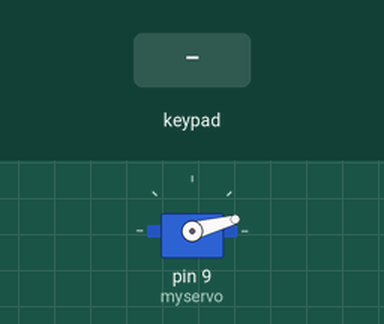
Bench run of a sketch on a simulated Arduino Mega 2560, built with avr-gcc and run on an emulated ATmega2560. On the bench: servo. The inputs (shaded band) are chosen by the test bench.

Above: at 1.2 s.
1.3 s: keypad keys 7 + 5 = pressed 0.4 s apart
At 3.2 s:
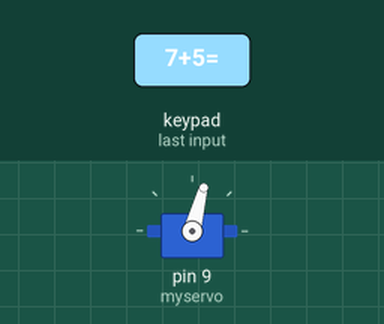
4.4 s: keypad keys 9 - 4 = pressed 0.4 s apart
At 6.7 s:
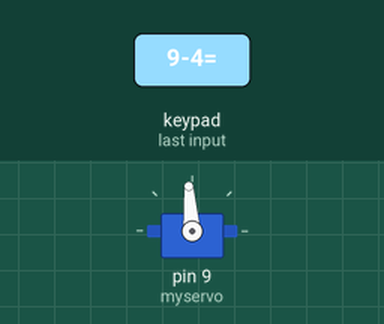
7.5 s: key '=' pressed
At 8.1 s:
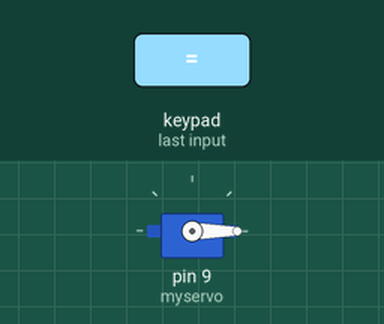
Timing chart, 0 to 10.5 s (numbered marks = the images above; inputs shaded):
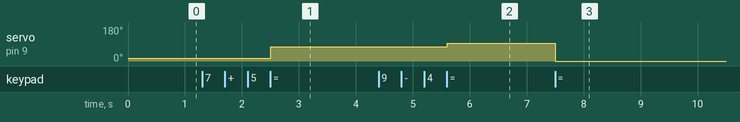

Measured:
- after the input at 1.3 s, servo on pin 9 (myservo): 15° → 75° after 1.2 s
- after the input at 4.4 s, servo on pin 9 (myservo): 75° → 94° after 1.2 s
- after the input at 7.5 s, servo on pin 9 (myservo): 94° → 0° at once

The sketch:

code2.ino
```cpp
#include <Servo.h>
#include <Keypad.h>

const byte ROWS = 4; //four rows
const byte COLS = 4; //three columns

char keys[ROWS][COLS] = {
  {'7','8','9','/'},
  {'4','5','6','*'},
  {'1','2','3','-'},
  {'s','0','=','+'}
};

byte rowPins[ROWS] = {31, 33, 35, 37};
byte colPins[COLS] = {23, 25, 27, 29};

Keypad keypad = Keypad( makeKeymap(keys), rowPins, colPins, ROWS, COLS );

Servo myservo;
int number = 0;
void setup() {
  myservo.attach(9);
  myservo.writeMicroseconds(700);
}

void loop() {
  char recieve = keypad.getKey();
  if (recieve)
  {
    if (recieve >= '0' && recieve <= '9')
    {
      number = (number * 10) + ((int)recieve - 48) ;
    }
    else if (recieve == '=')
    {
      if (number > 360)
        number = myservo.read();

       myservo.write(number);
       number = 0;
    }
  }
}
```
